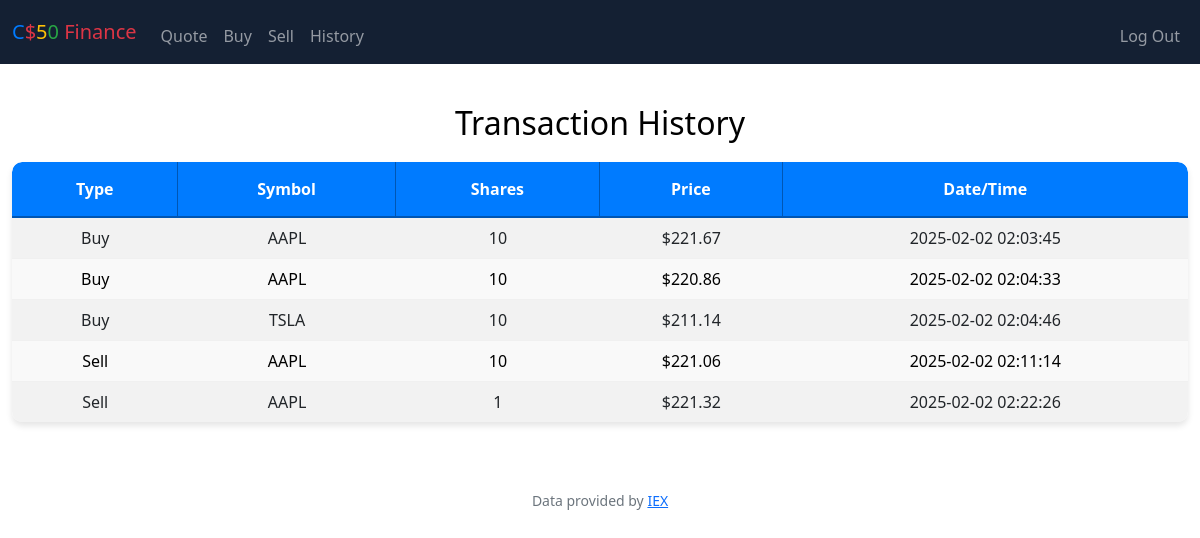
The page /history (signed in) on the database its author committed.
### tables this page shows
CREATE TABLE transactions (
    id INTEGER PRIMARY KEY AUTOINCREMENT,
    user_id INTEGER NOT NULL,
    symbol TEXT NOT NULL,
    shares INTEGER NOT NULL,
    price REAL NOT NULL,
    timestamp DATETIME DEFAULT CURRENT_TIMESTAMP,
    FOREIGN KEY (user_id) REFERENCES users(id)
);

### app.py (the view)
@app.route("/history")
@login_required
def history():
    transactions = db.execute("SELECT * FROM transactions WHERE user_id = ?", session["user_id"])
    return render_template("history.html", transactions=transactions)

### app.py (called while the page is built)
@app.after_request
def after_request(response):
    response.headers["Cache-Control"] = "no-cache, no-store, must-revalidate"
    response.headers["Expires"] = 0
    response.headers["Pragma"] = "no-cache"
    return response

### helpers.py (called while the page is built)
def login_required(f):
    @wraps(f)
    def decorated_function(*args, **kwargs):
        if session.get("user_id") is None:
            return redirect("/login")
        return f(*args, **kwargs)
    return decorated_function

def usd(value):
    return f"${value:,.2f}"

### templates/history.html (shortened to what this page needs)
{% extends "layout.html" %}
{% block main %}
<h2>Transaction History</h2>
<table class="table table-striped">
    <thead>
        <tr>
            <th>Type</th>
            <th>Symbol</th>
            <th>Shares</th>
            <th>Price</th>
            <th>Date/Time</th>
        </tr>
    </thead>
    <tbody>
        {% for txn in transactions %}
        <tr>
            <td>
                {% if txn.shares > 0 %}
                    Buy
                {% else %}
                    Sell
                {% endif %}
            </td>
            <td>{{ txn.symbol }}</td>
            <td>{{ txn.shares | abs }}</td>
            <td>{{ txn.price | usd }}</td>
            <td>{{ txn.timestamp }}</td>
        </tr>
        {% endfor %}
    </tbody>
</table>
{% endblock %}

### templates/layout.html (shortened to what this page needs)
<!DOCTYPE html>
<html lang="en">
    <head>
        <link href="https://cdn.jsdelivr.net/npm/bootstrap@5.1.3/dist/css/bootstrap.min.css" rel="stylesheet">
        <link href="/static/styles.css" rel="stylesheet">
    </head>
    <body>
        <nav class="bg-dark navbar-expand-md navbar-dark navbar d-flex justify-content-center fixed-top" style="background-color: #142033; border: 0; border-radius: 0; border-bottom: 1px solid black;">
            <div class="container-fluid" style="background-color: #142033; border: 0; border-radius: 0;">
                <a class="navbar-brand" href="/"><span class="blue">C</span><span class="red">$</span><span class="yellow">5</span><span class="green">0</span> <span class="red">Finance</span></a>
                <div class="collapse navbar-collapse" id="navbar">
                    {% if session["user_id"] %}
                        <ul class="navbar-nav me-auto mt-2 align-items-center">
                            <li class="nav-item"><a class="nav-link" href="/quote">Quote</a></li>
                            <li class="nav-item"><a class="nav-link" href="/buy">Buy</a></li>
                            <li class="nav-item"><a class="nav-link" href="/sell">Sell</a></li>
                            <li class="nav-item"><a class="nav-link" href="/history">History</a></li>
                        </ul>
                        <ul class="navbar-nav ms-auto mt-2 align-items-center">
                            <li class="nav-item"><a class="nav-link" href="/logout">Log Out</a></li>
                        </ul>
                    {% else %}
                        <ul class="navbar-nav ms-auto mt-2 align-items-center">
                            <li class="nav-item"><a class="nav-link" href="/register">Register</a></li>
                            <li class="nav-item"><a class="nav-link" href="/login">Log In</a></li>
                        </ul>
                    {% endif %}
                </div>
            </div>
        </nav>
        <main class="container-fluid py-5 text-center">
            {% block main %}{% endblock %}
        </main>
        <footer class="mb-5 small text-center text-muted">
            Data provided by <a href="https://iexcloud.io/">IEX</a>
        </footer>
    </body>
</html>

### static/styles.css (style rules this page uses)
body { height: 100%; background: #ffffff; color: #000000; padding-top: 56px; }
.table { width: 100%; max-width: 100%; margin: 20px 0; border-collapse: separate; border-spacing: 0; box-shadow: 0 4px 6px rgba(0, 0, 0, 0.1); border-radius: 10px; overflow: hidden; background-color: #ffffff; }
th { background-color: #007bff; color: #ffffff; font-weight: 600; padding: 15px; text-align: center; border-bottom: 2px solid #0056b3; border-bottom: 2px solid #0056b3; border-right: 1px solid #0056b3; }
.table thead th { background-color: #007bff !important; color: #ffffff !important; font-weight: 600 !important; padding: 15px !important; text-align: center !important; border-bottom: 2px solid #0056b3 !important; border-right: 1px solid #0056b3 !important; }
.table thead th:last-child { border-right: none !important; }
td { padding: 12px; text-align: center; border-bottom: 1px solid #f0f0f0; color: #333333; }
tr:nth-child(even) { background-color: #f9f9f9; }
tr:last-child td { border-bottom: none; }
th:first-child { border-top-left-radius: 10px; }
th:last-child { border-top-right-radius: 10px; }
tr:last-child td:first-child { border-bottom-left-radius: 10px; }
tr:last-child td:last-child { border-bottom-right-radius: 10px; }
h1, h2, h3, .currency, th, td { color: #000000; }
.navbar { background-color: #ffffff; border-bottom: 1px solid #cccccc; }
.navbar-brand { color: #000000 !important; }
.navbar { border-top: none !important; border-bottom: none !important; }
.navbar.bg-dark { background-color: #142033 !important; }
.navbar-brand .blue { color: #007bff; }
.navbar-brand .red { color: #dc3545; }
.navbar-brand .yellow { color: #ffc107; }
.navbar-brand .green { color: #28a745; }

### rows shown on the page
transactions: shows "Buy", symbol "AAPL", shares|abs "10", price "$221.67", timestamp "2025-02-02 02:03:45"
transactions: shows "Buy", symbol "AAPL", shares|abs "10", price "$220.86", timestamp "2025-02-02 02:04:33"
transactions: shows "Buy", symbol "TSLA", shares|abs "10", price "$211.14", timestamp "2025-02-02 02:04:46"
transactions: shows "Sell", symbol "AAPL", shares|abs "10", price "$221.06", timestamp "2025-02-02 02:11:14"
transactions: shows "Sell", symbol "AAPL", shares|abs "1", price "$221.32", timestamp "2025-02-02 02:22:26"
